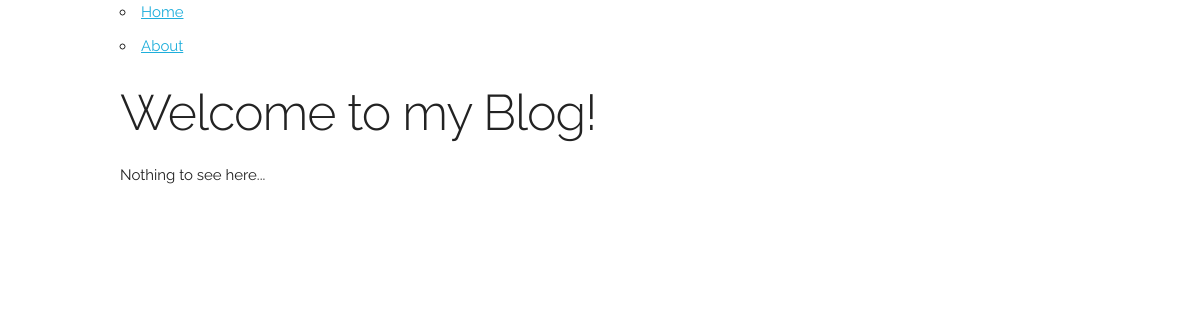
/blog, run on an earlier commit of the app's database.
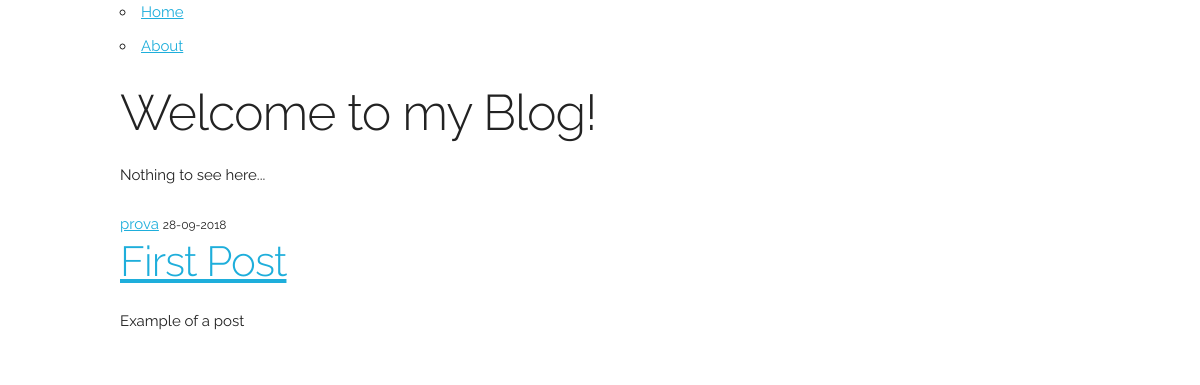
And on a later commit of the database.
### webapp/models.py (models this page shows, shortened)
class Post(db.Model):
  id = db.Column(db.Integer, primary_key=True)
  title = db.Column(db.String(100), nullable=False)
  date_posted = db.Column(db.DateTime, nullable=False, default=datetime.utcnow)
  content = db.Column(db.Text, nullable=False)
  user_id = db.Column(db.Integer, db.ForeignKey('user.id'), nullable=False)

### webapp/views.py (the view)
@app.route("/blog")
def blog():
  posts = Post.query.all()
  return render_template('blog.html', title="Blog", posts=posts)

### webapp/templates/blog.html
{% extends 'layout.html' %}
{% block body %}
  <h1>Welcome to my Blog!</h1>
  <p>Nothing to see here...</p>
  {% for post in posts %}
    <article>
      <div>
        <div>
          <a href="#">{{ post.user_id }}</a>
          <small>{{ post.date_posted.strftime('%d-%m-%Y') }}</small>
        </div>
        <h2><a href="{{ url_for('post', post_id=post.id) }}">{{ post.title }}</a></h2>
        <p>{{ post.content }}</p>
      </div>
    </article>
  {% endfor %}
{% endblock body %}

### webapp/templates/layout.html (shortened to what this page needs)
<!DOCTYPE html>
<html lang="en">
<head>
  <link rel="stylesheet" href="{{ url_for('static', filename='css/lib/normalize.css') }}">
  <link rel="stylesheet" href="{{ url_for('static', filename='css/lib/skeleton.css') }}">
  <link rel="stylesheet" href="{{ url_for('static', filename='css/styles.css') }}">
</head>
<body>
  {% include 'includes/_navbar.html' %}
  <div class="container">
    {% block body %}
    {% endblock body %}
  </div>
</body>
</html>

### webapp/templates/includes/_navbar.html
<nav>
  <div class="container">
    <div class="u-pull-left">
      <ul>
        <li>
          <a href="{{ url_for('home') }}">Home</a>
        </li>
        <li>
          <a href="{{ url_for('about') }}">About</a>
        </li>
      </ul>
    </div>
  </div>
</nav>

What changed in the data, as far as the page shows it:
added Post: user_id "prova", date_posted "28-09-2018", title "First Post", content "Example of a post"
